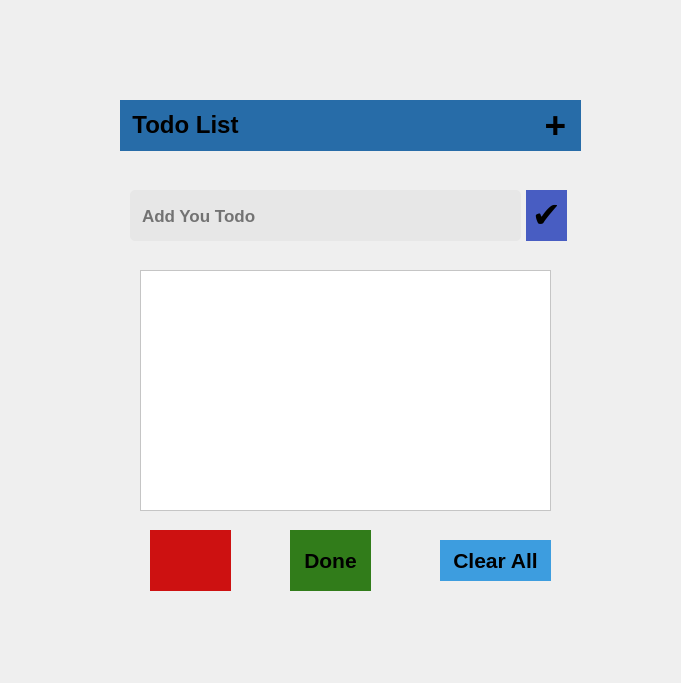
<?xml version="1.0" encoding="UTF-8"?>
<ui version="4.0">
 <class>To_Do_List</class>
 <widget class="QMainWindow" name="To_Do_List">
  <property name="geometry">
   <rect>
    <x>0</x>
    <y>0</y>
    <width>681</width>
    <height>683</height>
   </rect>
  </property>
  <property name="windowTitle">
   <string>MainWindow</string>
  </property>
  <widget class="QWidget" name="centralwidget">
   <widget class="QLabel" name="label">
    <property name="geometry">
     <rect>
      <x>0</x>
      <y>0</y>
      <width>801</width>
      <height>711</height>
     </rect>
    </property>
    <property name="text">
     <string/>
    </property>
    <property name="pixmap">
     <pixmap>Downloads/Untitled design(1).png</pixmap>
    </property>
    <property name="scaledContents">
     <bool>true</bool>
    </property>
   </widget>
   <widget class="QLabel" name="label_2">
    <property name="geometry">
     <rect>
      <x>120</x>
      <y>100</y>
      <width>461</width>
      <height>511</height>
     </rect>
    </property>
    <property name="font">
     <font>
      <pointsize>13</pointsize>
     </font>
    </property>
    <property name="text">
     <string/>
    </property>
    <property name="textFormat">
     <enum>Qt::AutoText</enum>
    </property>
    <property name="pixmap">
     <pixmap>Downloads/white.jpg</pixmap>
    </property>
    <property name="scaledContents">
     <bool>true</bool>
    </property>
    <property name="margin">
     <number>2</number>
    </property>
   </widget>
   <widget class="QLabel" name="label_3">
    <property name="geometry">
     <rect>
      <x>120</x>
      <y>100</y>
      <width>461</width>
      <height>51</height>
     </rect>
    </property>
    <property name="styleSheet">
     <string notr="true">background-color: rgb(39, 108, 168);</string>
    </property>
    <property name="text">
     <string>&lt;html&gt;&lt;head/&gt;&lt;body&gt;&lt;p align=&quot;center&quot;&gt;&lt;br/&gt;&lt;/p&gt;&lt;/body&gt;&lt;/html&gt;</string>
    </property>
   </widget>
   <widget class="QLabel" name="label_4">
    <property name="geometry">
     <rect>
      <x>130</x>
      <y>110</y>
      <width>111</width>
      <height>31</height>
     </rect>
    </property>
    <property name="text">
     <string>&lt;html&gt;&lt;head/&gt;&lt;body&gt;&lt;p align=&quot;center&quot;&gt;&lt;span style=&quot; font-size:18pt; font-weight:600;&quot;&gt;Todo List&lt;/span&gt;&lt;/p&gt;&lt;/body&gt;&lt;/html&gt;</string>
    </property>
   </widget>
   <widget class="QLabel" name="label_5">
    <property name="geometry">
     <rect>
      <x>510</x>
      <y>100</y>
      <width>91</width>
      <height>51</height>
     </rect>
    </property>
    <property name="text">
     <string>&lt;html&gt;&lt;head/&gt;&lt;body&gt;&lt;p align=&quot;center&quot;&gt;&lt;span style=&quot; font-size:28pt; font-weight:600;&quot;&gt;+&lt;/span&gt;&lt;/p&gt;&lt;/body&gt;&lt;/html&gt;</string>
    </property>
   </widget>
   <widget class="QLineEdit" name="lineEdit">
    <property name="geometry">
     <rect>
      <x>130</x>
      <y>190</y>
      <width>391</width>
      <height>51</height>
     </rect>
    </property>
    <property name="font">
     <font>
      <pointsize>13</pointsize>
      <weight>75</weight>
      <bold>true</bold>
     </font>
    </property>
    <property name="styleSheet">
     <string notr="true">background-color: rgb(231, 231, 231);
color: rgb(0, 0, 0);
border-radius:5px;
border-color: rgb(47, 117, 218);
padding-left:10px;</string>
    </property>
    <property name="text">
     <string/>
    </property>
    <property name="dragEnabled">
     <bool>false</bool>
    </property>
    <property name="placeholderText">
     <string>Add You Todo</string>
    </property>
   </widget>
   <widget class="QLabel" name="label_6">
    <property name="geometry">
     <rect>
      <x>526</x>
      <y>190</y>
      <width>41</width>
      <height>51</height>
     </rect>
    </property>
    <property name="styleSheet">
     <string notr="true">background-color: rgb(72, 93, 194);
border-radius:none;</string>
    </property>
    <property name="text">
     <string>&lt;html&gt;&lt;head/&gt;&lt;body&gt;&lt;p align=&quot;center&quot;&gt;&lt;span style=&quot; font-size:26pt; font-weight:600;&quot;&gt;✔&lt;/span&gt;&lt;/p&gt;&lt;/body&gt;&lt;/html&gt;</string>
    </property>
   </widget>
   <widget class="QPushButton" name="pushButton">
    <property name="geometry">
     <rect>
      <x>520</x>
      <y>190</y>
      <width>51</width>
      <height>51</height>
     </rect>
    </property>
    <property name="styleSheet">
     <string notr="true">border-radius:none;</string>
    </property>
    <property name="text">
     <string/>
    </property>
   </widget>
   <widget class="QListWidget" name="listWidget">
    <property name="geometry">
     <rect>
      <x>140</x>
      <y>270</y>
      <width>411</width>
      <height>241</height>
     </rect>
    </property>
    <property name="styleSheet">
     <string notr="true">background-color: rgb(255, 255, 255);
color: rgb(0, 0, 0);</string>
    </property>
   </widget>
   <widget class="QLabel" name="label_7">
    <property name="geometry">
     <rect>
      <x>150</x>
      <y>530</y>
      <width>81</width>
      <height>61</height>
     </rect>
    </property>
    <property name="styleSheet">
     <string notr="true">background-color: rgb(205, 17, 17);
</string>
    </property>
    <property name="text">
     <string/>
    </property>
    <property name="pixmap">
     <pixmap>Downloads/bin.jpg</pixmap>
    </property>
    <property name="scaledContents">
     <bool>true</bool>
    </property>
   </widget>
   <widget class="QLabel" name="label_8">
    <property name="geometry">
     <rect>
      <x>440</x>
      <y>540</y>
      <width>111</width>
      <height>41</height>
     </rect>
    </property>
    <property name="styleSheet">
     <string notr="true">background-color: rgb(61, 157, 223);
border-radius:none;</string>
    </property>
    <property name="text">
     <string>&lt;html&gt;&lt;head/&gt;&lt;body&gt;&lt;p align=&quot;center&quot;&gt;&lt;span style=&quot; font-size:16pt; font-weight:600;&quot;&gt;Clear All&lt;/span&gt;&lt;/p&gt;&lt;/body&gt;&lt;/html&gt;</string>
    </property>
   </widget>
   <widget class="QPushButton" name="pushButton_2">
    <property name="geometry">
     <rect>
      <x>436</x>
      <y>540</y>
      <width>121</width>
      <height>41</height>
     </rect>
    </property>
    <property name="styleSheet">
     <string notr="true">border-radius:none;</string>
    </property>
    <property name="text">
     <string/>
    </property>
   </widget>
   <widget class="QPushButton" name="pushButton_3">
    <property name="geometry">
     <rect>
      <x>150</x>
      <y>530</y>
      <width>81</width>
      <height>61</height>
     </rect>
    </property>
    <property name="styleSheet">
     <string notr="true">border-radius:none;</string>
    </property>
    <property name="text">
     <string/>
    </property>
   </widget>
   <widget class="QLabel" name="label_9">
    <property name="geometry">
     <rect>
      <x>290</x>
      <y>530</y>
      <width>81</width>
      <height>61</height>
     </rect>
    </property>
    <property name="styleSheet">
     <string notr="true">background-color: rgb(49, 124, 26);</string>
    </property>
    <property name="text">
     <string>&lt;html&gt;&lt;head/&gt;&lt;body&gt;&lt;p align=&quot;center&quot;&gt;&lt;span style=&quot; font-size:16pt; font-weight:600;&quot;&gt;Done&lt;/span&gt;&lt;/p&gt;&lt;/body&gt;&lt;/html&gt;</string>
    </property>
   </widget>
   <widget class="QPushButton" name="pushButton_4">
    <property name="geometry">
     <rect>
      <x>296</x>
      <y>530</y>
      <width>71</width>
      <height>61</height>
     </rect>
    </property>
    <property name="styleSheet">
     <string notr="true">border-radius:none;</string>
    </property>
    <property name="text">
     <string/>
    </property>
   </widget>
  </widget>
 </widget>
 <resources/>
 <connections/>
</ui>
